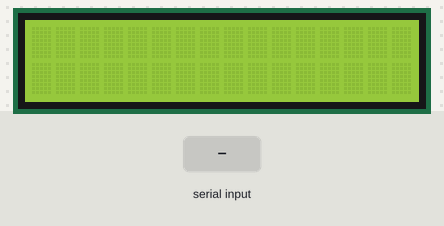
A program run on a simulated Arduino Nano, built with avr-gcc and run on an emulated ATmega328P. Parts: 16×2 character LCD. The inputs (shaded band) are chosen by the test bench. What the program prints to the serial monitor is not drawn.

Above: at 1.2 s.
1.3 s: "1" received over Serial
At 2.2 s:
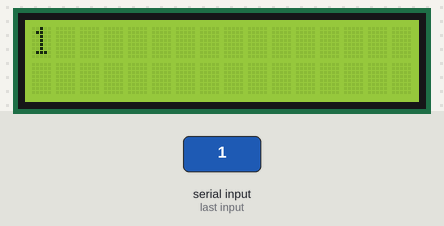
2.8 s: "0" received over Serial
At 3.3 s:
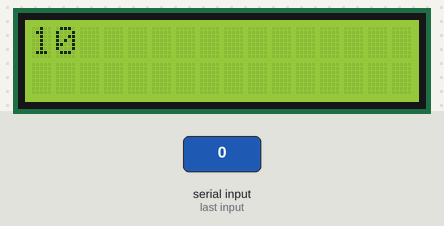
4.3 s: "[" received over Serial
At 5.0 s:
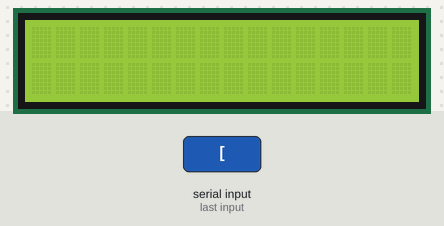
Timing chart, 0 to 7.3 s (numbered marks = the images above; inputs shaded):
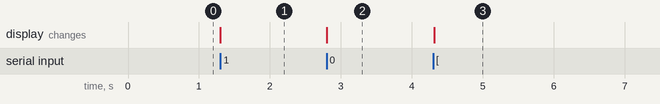

Measured:
- after the input at 1.3 s, the display: changes at once (image 1)
- after the input at 2.8 s, the display: changes at once (image 2)
- after the input at 4.3 s, the display: changes at once (image 3)

The program:

main.cpp
```cpp
#include <Arduino.h>
#include "LiquidCrystal_I2C.h"

LiquidCrystal_I2C lcd = LiquidCrystal_I2C(0x27, 16, 2); // Change to (0x27,20,4) for 20x4 LCD.

void setup()
{
  Serial.begin(9600);

  lcd.init();
  lcd.backlight();
}

void loop()
{
  if (Serial.available() > 0)
  {
    // read the incoming byte:
    char ch = (char)Serial.read();
    Serial.print(ch);

    if (ch == '[')
    {
      lcd.setCursor(0, 0);
      lcd.print("                ");
      lcd.setCursor(0, 0);
    }
    else if (ch == ']')
    {
      lcd.setCursor(0, 1);
      lcd.print("                ");
      lcd.setCursor(0, 1);
    }
    else if (ch > 31)
    {
      lcd.print(ch);
    }
  }
}
```
